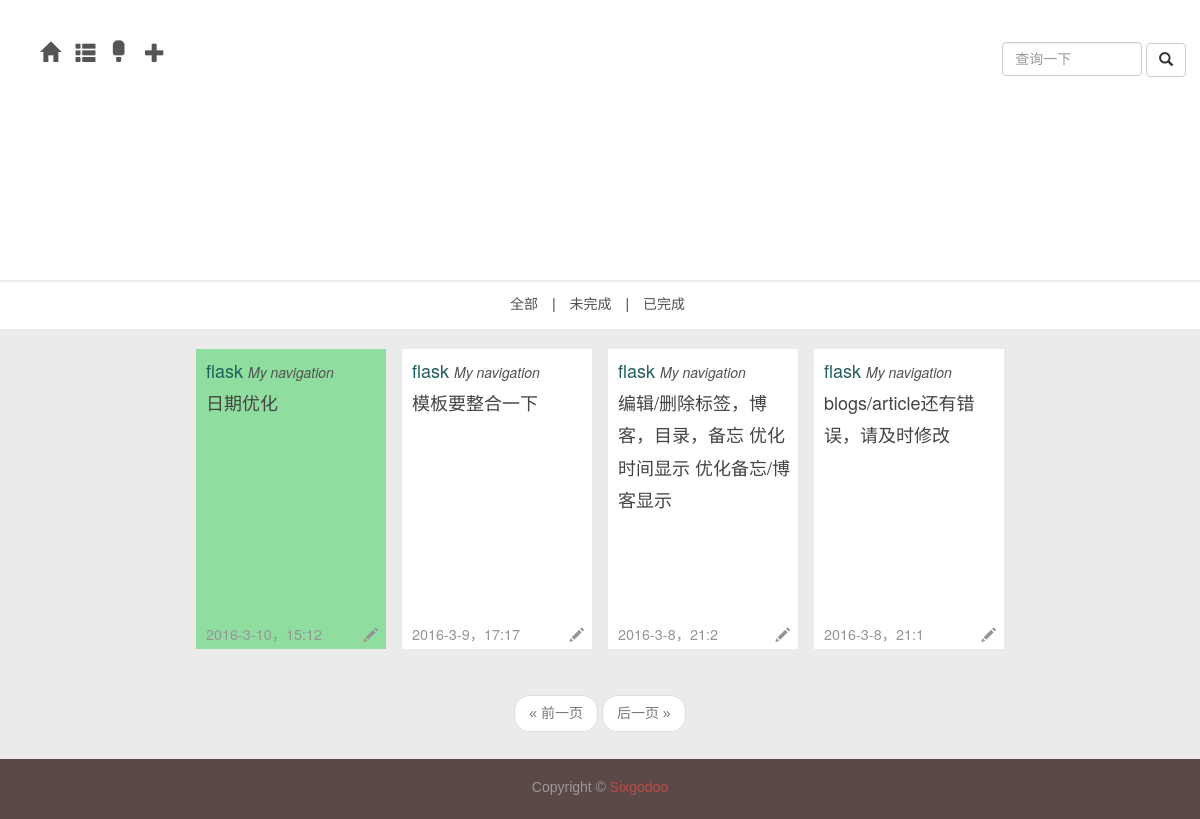
/daily/tag/2, run on an earlier commit of the app's database.
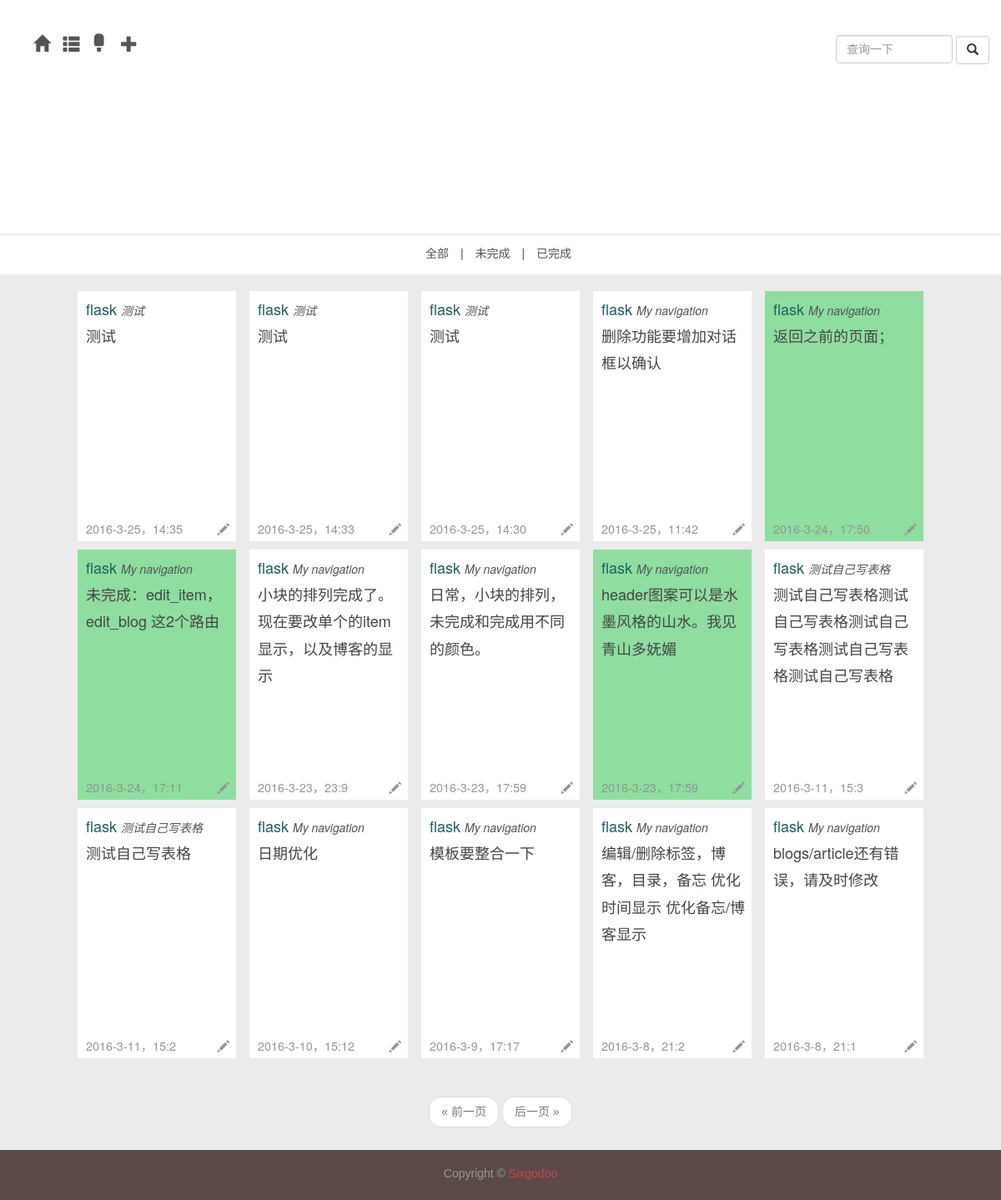
And on a later commit of the database.
### app/models.py (models this page shows, shortened)
class Item(db.Model):
	__tablename__ = 'items'
	id = db.Column(db.Integer, primary_key = True)
	name = db.Column(db.String, index = True)
	tag_id = db.Column(db.Integer, db.ForeignKey('tags.id'))
	timestamp = db.Column(db.DateTime,index=True,default=datetime.now)
	flags = db.Column(db.SmallInteger)								   # 16 bits integer, now 0 means not abandoned 2016.03.04 12:59:26
	text = db.Column(db.Text)

class Tag(db.Model):
	__tablename__ = 'tags'
	id = db.Column(db.Integer, primary_key = True)
	name = db.Column(db.String, unique = True)
	items = db.relationship('Item', backref = 'tag')

### app/main/views.py (the view)
@main.route('/daily/tag/<int:tag_id>',methods=['GET','POST'])
def tag(tag_id):
	form = QueryItemForm()
	page = request.args.get('page',1,type=int)
	if form.validate_on_submit():
		pagination = Item.query.filter_by(name=form.item_name.data).\
			order_by(Item.timestamp.desc()).\
			paginate(page,per_page=current_app.config['FLASKY_POSTS_PER_PAGE'],error_out=False)
		items = pagination.items
		return render_template('daily.html',title=u"检索",items=items,form=form,pagination=pagination)
	pagination = Item.query.filter_by(tag_id=tag_id).order_by(Item.timestamp.desc()).paginate(page,per_page=current_app.config['FLASKY_POSTS_PER_PAGE'],error_out=False)
	items = pagination.items
	return render_template('tag.html',title=u"日常",tag_id=tag_id,items=items,form=form,pagination=pagination)

### app/main/forms.py
class QueryItemForm(Form):
	item_name = StringField('',\
		validators=[Required()])
	submit = SubmitField(u'查询')

### app/templates/tag.html
{% extends "daily.html" %}
{% block page %}
	{% if pagination %}
	<div class="pagination my-pagination">
		<div class="container">
			{{macros.pagination_widget(pagination,'main.tag',tag_id=tag_id)}}
		</div>
	</div>
	{% endif %}
{% endblock %}

### app/templates/daily.html (shortened to what this page needs)
{% extends "new_base.html" %}
{% import "bootstrap/wtf.html" as wtf %}
{% block head %}
	{{super()}}
	<link href={{ url_for('static',filename='daily.css') }} rel="stylesheet">
{% endblock %}
{% block topnav %}
<div class="top-nav">
<ul class="list-inline">
	<li role="presentation"><a href={{url_for('main.daily')}}>全部</a></li>
	<li>|</li>
	<li role="presentation"><a href={{url_for('main.daily_req',req_id=0)}}>未完成</a></li>
	<li>|</li>
	<li role="presentation"><a href={{url_for('main.daily_req',req_id=1)}}>已完成</a></li>
</ul>
</div>
{% endblock %}
{%block nav_extent%}
<div class="nav-ul lg">
	<div class="dropdown">
	<a class="dropdown-toggle" data-toggle="dropdown" role="button" aria-haspopup="true" aria-expanded="false">
		<span class="glyphicon glyphicon-plus" aria-hidden="true"></span>
	</a>
</div>
</div>
{%endblock%}
{% block content %}
	<div class="main">
	{% if items %}
	{% for item in items %}
	<article {% if item.flags %}class="post post-ok"{% else %}class="post post-not"{%endif%}>
		<header class="post-text">
			<p>
				<a href={{url_for('main.tag',tag_id=item.tag.id)}}>{{item.tag.name}}</a>
				<a href={{url_for('main.item',item_id=item.id)}}><i style="font-size:14px;">{{item.name}}</i></a>
			</p>
			<p>{{item.text[:57]}}
			</p>
					<p class="post-time">
						{{item.timestamp.year}}-{{item.timestamp.month}}-{{item.timestamp.day}}，{{item.timestamp.hour}}:{{item.timestamp.minute}}
					</p>
					<div class="post-edit">
						<a href={{url_for('main.edit_item',item_id=item.id)}}>
							<span class="glyphicon glyphicon-pencil"></span>
						</a>
					</div>
				</header>
</article>
{% endfor %}
{% endif %}
</div>
<div class="container">
	<div class="nav-query">
		<form action="" method="post" name="item_query">
				{{form.item_name(class="form-control",placeholder="查询一下")}}
				<button class="btn btn-default" type="submit" style="inline-block">
					<span class="glyphicon glyphicon-search"></span>
				</button>
		</form>
	</div>
</div>
{% endblock %}

What changed in the data, as far as the page shows it:
added Item: tag.name "flask", name "测试", text "测试", timestamp.year "2016", timestamp.month "3", timestamp.day "25", timestamp.hour "14", timestamp.minute "35"
added Item: tag.name "flask", name "测试", text "测试", timestamp.year "2016", timestamp.month "3", timestamp.day "25", timestamp.hour "14", timestamp.minute "33"
added Item: tag.name "flask", name "测试", text "测试", timestamp.year "2016", timestamp.month "3", timestamp.day "25", timestamp.hour "14", timestamp.minute "30"
added Item: tag.name "flask", name "My navigation", text "删除功能要增加对话框以确认", timestamp.year "2016", timestamp.month "3", timestamp.day "25", timestamp.hour "11", timestamp.minute "42"
added Item: tag.name "flask", name "My navigation", text "返回之前的页面；", timestamp.year "2016", timestamp.month "3", timestamp.day "24", timestamp.hour "17", timestamp.minute "50", flags 0 (drawn)
added Item: tag.name "flask", name "My navigation", text "未完成：edit_item，edit_blog 这2个路由", timestamp.year "2016", timestamp.month "3", timestamp.day "24", timestamp.hour "17", timestamp.minute "11", flags 0 (drawn)
added Item: tag.name "flask", name "My navigation", text "小块的排列完成了。现在要改单个的item显示，以及博客的显示", timestamp.year "2016", timestamp.month "3", timestamp.day "23", timestamp.hour "23", timestamp.minute "9"
added Item: tag.name "flask", name "My navigation", text "日常，小块的排列，未完成和完成用不同的颜色。", timestamp.year "2016", timestamp.month "3", timestamp.day "23", timestamp.hour "17", timestamp.minute "59"
added Item: tag.name "flask", name "My navigation", text "header图案可以是水墨风格的山水。我见青山多妩媚", timestamp.year "2016", timestamp.month "3", timestamp.day "23", timestamp.hour "17", timestamp.minute "59", flags 0 (drawn)
added Item: tag.name "flask", name "测试自己写表格", text "测试自己写表格测试自己写表格测试自己写表格测试自己写表格测试自己写表格", timestamp.year "2016", timestamp.month "3", timestamp.day "11", timestamp.hour "15", timestamp.minute "3"
added Item: tag.name "flask", name "测试自己写表格", text "测试自己写表格", timestamp.year "2016", timestamp.month "3", timestamp.day "11", timestamp.hour "15", timestamp.minute "2"
changed Item "日期优化": flags 0 → 1 (drawn)
